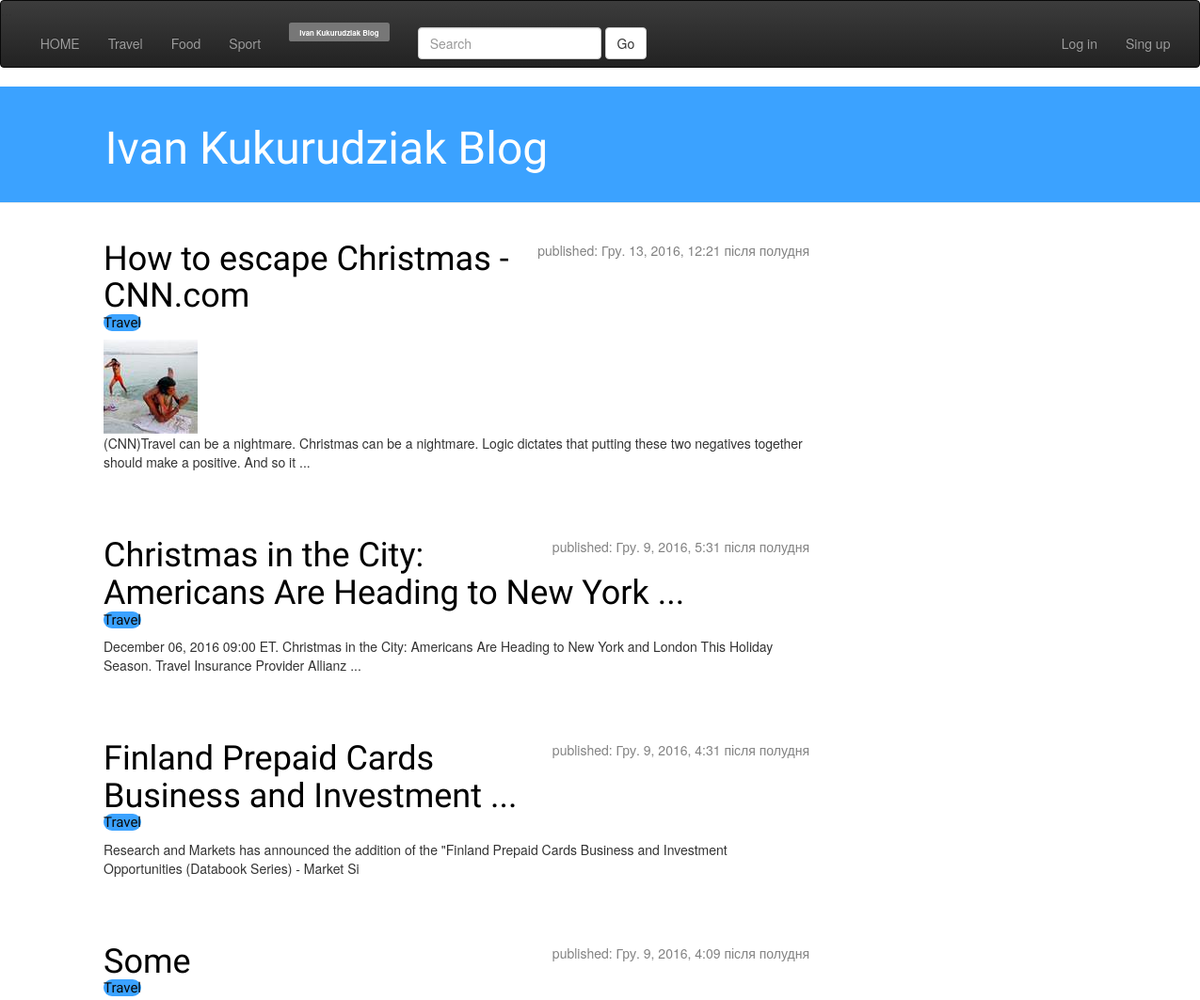
The page /travel (upper part) on the database as committed earlier.
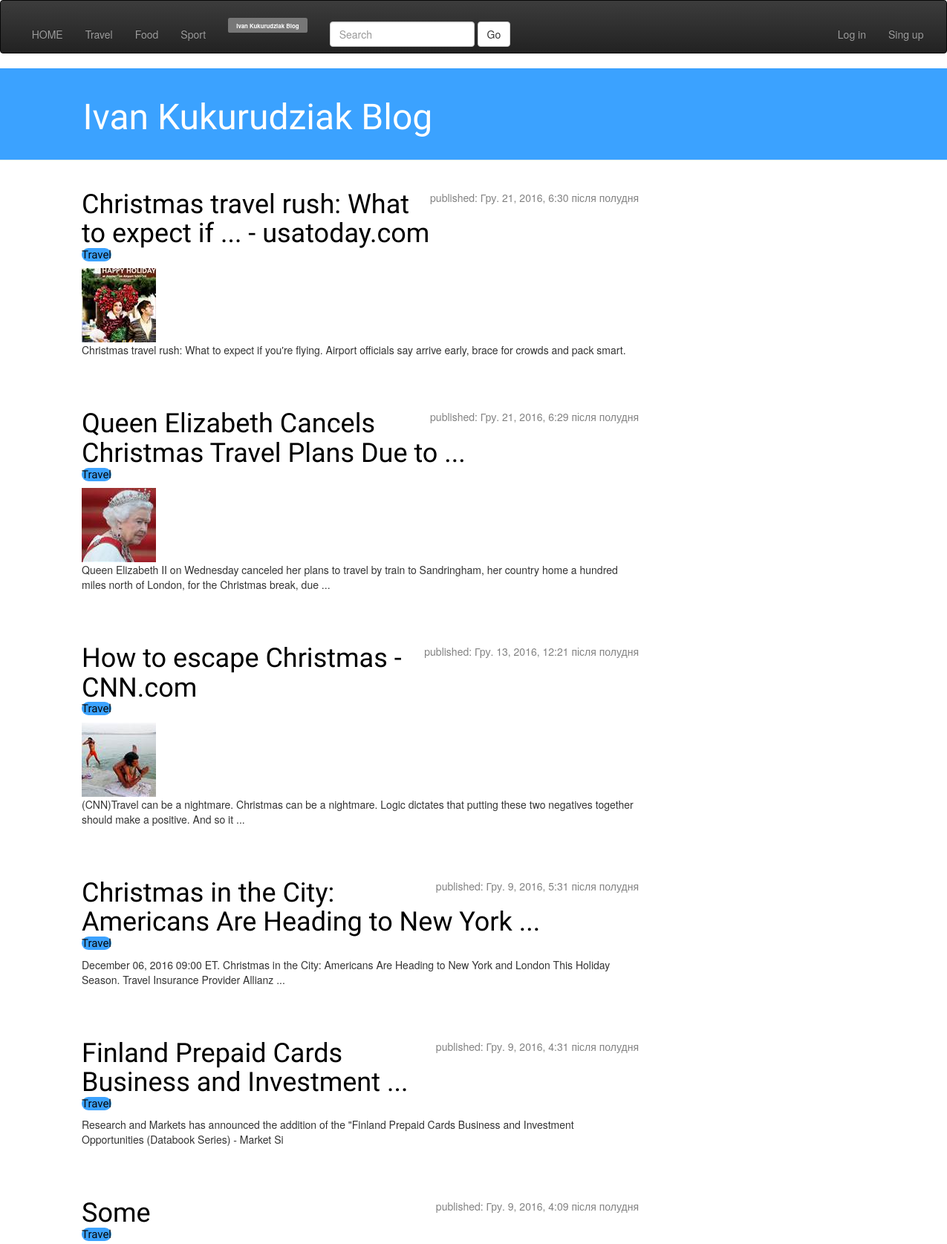
The same page on the database as committed later.
### blog/models.py (models this page shows, shortened)
class Post(models.Model):
    author = models.ForeignKey('auth.User')
    topic = models.CharField(choices=TOPIC_CHOICES,
                                     default='Travel', max_length=50)
    title = models.CharField(max_length= 200)
    post_img = models.ImageField(blank=True,null=True)
    text = models.TextField()
    created_date = models.DateTimeField(default=timezone.now())
    published_date = models.DateTimeField(blank=True,null=True)
    link = models.CharField(max_length=500, blank=True,null=True)

### blog/views.py (the view)
# urls.py: url(r'^travel$', views.post_list_travel, name='travel'),
def post_list_travel(request):
    posts = Post.objects.filter(topic="Travel").order_by('-published_date')
    return render(request, 'blog/post_list.html', {'posts': posts})

### blog/templates/blog/post_list.html (shortened to what this page needs)
{% extends 'blog/base.html' %}
    {% block content %}
    <div class="content container">
        <div class="row">
            <div class="col-md-8">
                {% for post in posts %}
                    <div class="post">
                        <div class="date">
                            <p>published: {{ post.published_date }}</p>
                        </div>
                        <h1><a href="{% url 'post_detail' pk=post.pk %}">{{ post.title }}</a><br>
                        <span class="label1" >
                            {{ post.topic }}
                        </span></h1>
                        {% if post.post_img %}
                            <img src="{{ post.post_img.url }}"><br>
                        {% endif %}
                        <p>{{ post.text|linebreaksbr }}
                            <br>
                    </div>
                {% endfor %}
            </div>
        </div>
    </div>
    {% endblock %}

### blog/templates/blog/base.html (shortened to what this page needs)
<!DOCTYPE html>
{% load static %}
<html lang="uk">
  <head>
    <link rel="stylesheet" href="//maxcdn.bootstrapcdn.com/bootstrap/3.2.0/css/bootstrap.min.css">
    <link rel="stylesheet" href="//maxcdn.bootstrapcdn.com/bootstrap/3.2.0/css/bootstrap-theme.min.css">
    <link rel="stylesheet" href="https://maxcdn.bootstrapcdn.com/bootstrap/3.3.7/css/bootstrap.min.css">
    <link rel="stylesheet" href="{% static 'css/blog.css' %}">
  </head>
<body>
    <nav class="navbar navbar-inverse">
  ...<div class="collapse navbar-collapse" id="bs-example-navbar-collapse-1">
      <ul class="nav navbar-nav">
        <li><a href="/home">&nbsp;&nbsp;&nbsp;HOME </a></li>
        <li><a href="/travel">Travel</a></li>
        <li><a href="/food">Food</a></li>
        <li><a href="/sport">Sport</a></li>
      </ul>
      <form class="navbar-form navbar-left">
          <span class="label label-default" ><a class="label label-default" href="https://vk.com/id_13081992" target="_blank" >Ivan Kukurudziak Blog</a></span>
      </form>
        <form action="/search" class="navbar-form navbar-left" method="get">
                <input type="text" name="q" class="form-control" placeholder="Search">
            <button type="submit" class="btn btn-default">Go</button>
        </form>
      <ul class="nav navbar-nav navbar-right">
        {% if user.is_authenticated %}>
            <li class="username">Hello!&nbsp;&nbsp;&nbsp;{{ user.username }}</li>
            <li><a href="/log_out">Log out&nbsp;&nbsp;</a></li>
        {% else %}
            <li><a href="/log_in">Log in</a></li>
            <li><a href="/sing_up">Sing up&nbsp;&nbsp;&nbsp;&nbsp;</a></li>
        {% endif %}
      </ul>
    </div>
        </nav>
    <div class="page-header" >
        <h1><a href="/home">&nbsp;&nbsp;&nbsp;&nbsp;&nbsp;&nbsp;Ivan Kukurudziak Blog</a></h1>
    </div>
    <div class="content container">
        <div class="row">
            <div class="col-md-8">
            {% block content %}
            {% endblock %}
            </div>
        </div>
    </div>
</body>
</html>

### blog/static/css/blog.css (style rules this page uses)
.page-header { background-color: #3ba2ff; margin-top: 0; padding: 20px 20px 20px 40px; }
.page-header h1, .page-header h1 a, .page-header h1 a:visited, .page-header h1 a:active { color: #ffffff; font-size: 36pt; text-decoration: none; }
.content { margin-left: 40px; }
h1, h2, h3, h4 { font-family: 'Lobster', cursive; }
.date { float: right; color: #828282; }
.post { margin-bottom: 70px; }
.post h1 a, .post h1 a:visited { color: #000000; }
form { margin: 10px; }

### blog/templates/blog/post_list.html (style rules this page uses)
.label1 { border-radius: 10px; font-family: 'Lobster'; font-size: 15px; color: #080808; background: #3ba2ff; }

Rows that differ between the two databases and show on the page:
added Post: published_date "Гру. 21, 2016, 6:30 після полудня", title "Christmas travel rush: What to expect if ... - usatoday.com", topic "Travel", post_img (picture), text "Christmas travel rush: What to expect if you're flying. Airport officials say arrive early, brace for crowds and pack smart."
added Post: published_date "Гру. 21, 2016, 6:29 після полудня", title "Queen Elizabeth Cancels Christmas Travel Plans Due to ...", topic "Travel", post_img (picture), text "Queen Elizabeth II on Wednesday canceled her plans to travel by train to Sandringham, her country home a hundred miles north of London, for the Christmas break, due ..."
